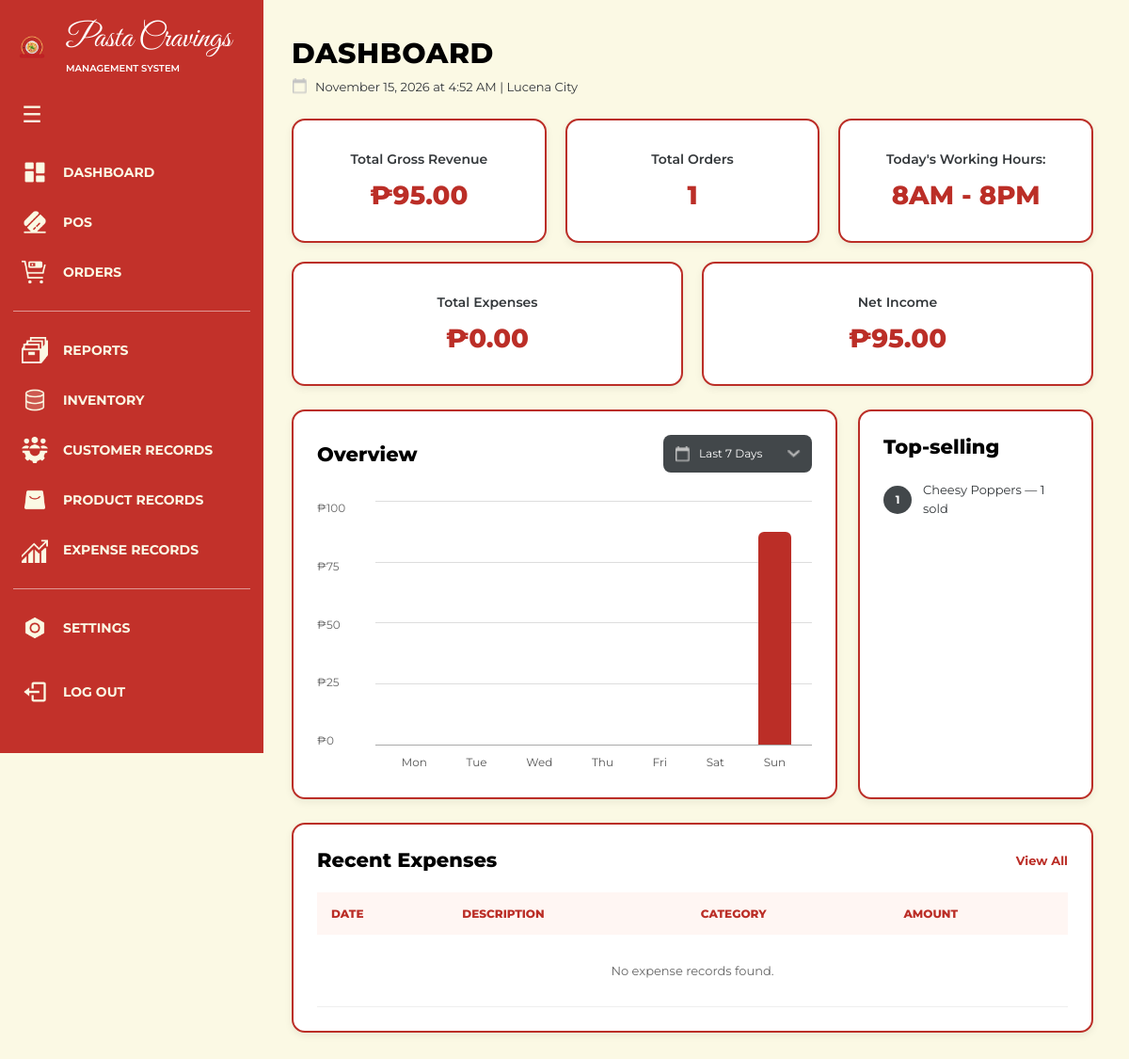
The app's page /dashboard/ (signed in), older data.
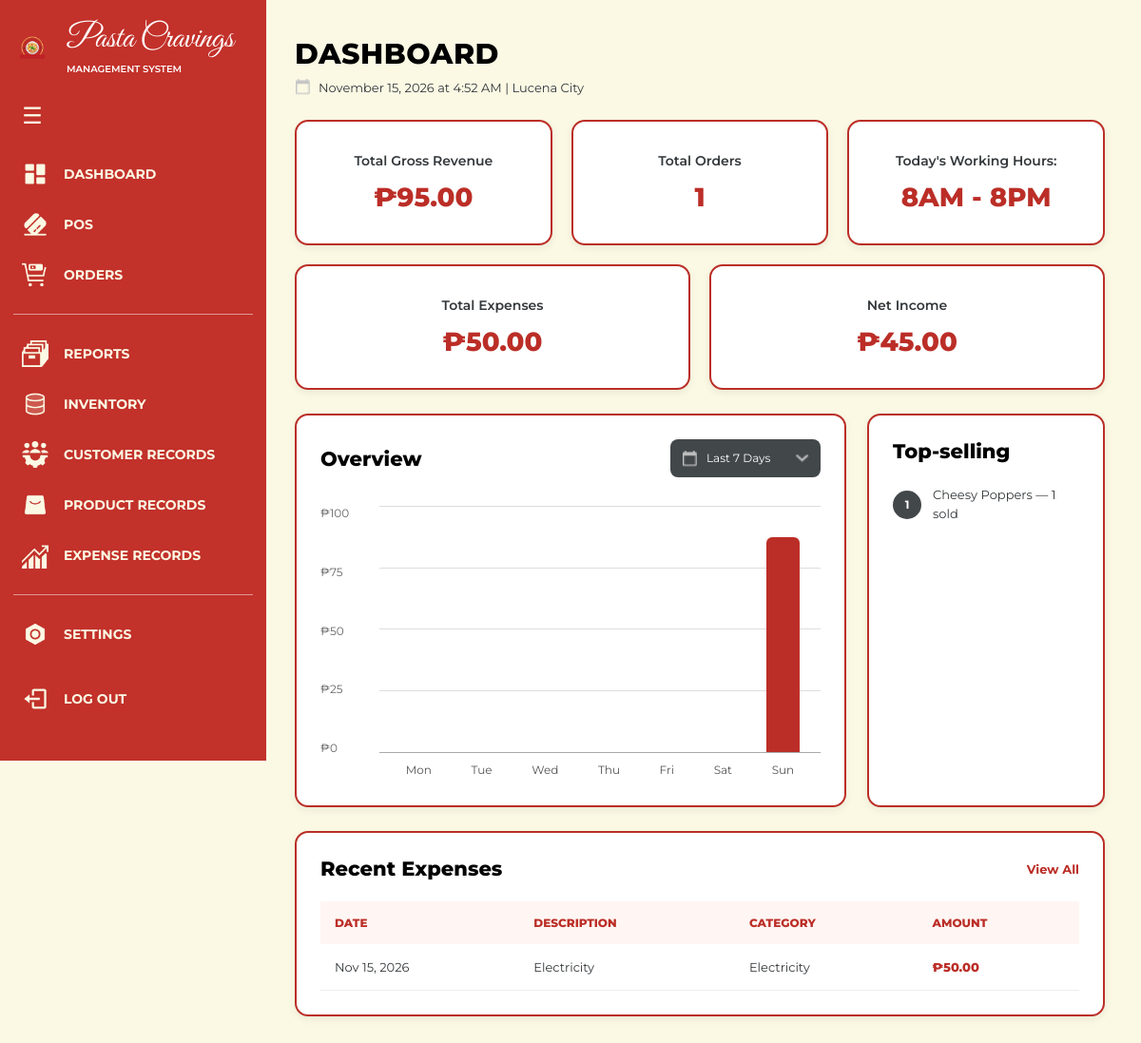
The same page, newer data.
### apps/expenses/models.py (models this page shows, shortened)
class Expense(models.Model):
    class Category(models.TextChoices):
        INGREDIENTS = "Ingredients", "Ingredients"
        PACKAGING = "Packaging", "Packaging"
        ELECTRICITY = "Electricity", "Electricity"
        DRINKS = "Drinks", "Drinks"
        OTHER = "Other", "Other"
    description = models.CharField(max_length=200)
    category = models.CharField(
        max_length=30,
        choices=Category.choices,
        default=Category.OTHER,
    )
    amount = models.DecimalField(
        max_digits=10,
        decimal_places=2,
    )
    expense_date = models.DateField(default=timezone.localdate)
    created_at = models.DateTimeField(auto_now_add=True)
    class Meta:
        ordering = ["-expense_date", "-id"]

### apps/dashboard/views.py (the view)
# urls.py: path("", views.dashboard_view, name="dashboard"),
@admin_required
def dashboard_view(request):
    today = timezone.localdate()
    start_date = today - timedelta(days=6)
    totals = Order.objects.aggregate(
        revenue=Sum("subtotal"),
        orders=Count("id"),
    )
    total_revenue = totals["revenue"] or Decimal("0.00")
    expense_totals = Expense.objects.aggregate(
        total=Sum("amount"),
    )
    total_expenses = expense_totals["total"] or Decimal("0.00")
    net_income = total_revenue - total_expenses
    recent_expenses = Expense.objects.order_by(
        "-expense_date", "-id"
    )[:5]
    daily_sales = {
        start_date + timedelta(days=i): Decimal("0.00")
        for i in range(7)
    }
    months = []
    for i in range(5, -1, -1):
        month_index = today.year * 12 + today.month - 1 - i
        year, month = divmod(month_index, 12)
        months.append((year, month + 1))
    monthly_sales = {
        month: Decimal("0.00")
        for month in months
    }
    first_month = months[0]
    monthly_start = today.replace(
        year=first_month[0],
        month=first_month[1],
        day=1,
    )
    orders = Order.objects.filter(
        order_date__date__range=(monthly_start, today)
    ).values("order_date", "subtotal")
    for order in orders:
        order_date = order["order_date"]
        if timezone.is_aware(order_date):
            order_date = timezone.localtime(order_date)
        day = order_date.date()
        month_key = (day.year, day.month)
        if day in daily_sales:
            daily_sales[day] += order["subtotal"]
        if month_key in monthly_sales:
            monthly_sales[month_key] += order["subtotal"]
    chart_data = [
        {
            "label": day.strftime("%a"),
            "date": day.strftime("%b %d"),
            "value": float(amount),
        }
        for day, amount in daily_sales.items()
    ]
    monthly_chart_data = [
        {
            "label": f"{year}-{month:02d}",
            "date": f"{month:02d}/{year}",
            "value": float(amount),
        }
        for (year, month), amount in monthly_sales.items()
    ]
    top_selling = (
        OrderItem.objects
        .values("product_name")
        .annotate(total_quantity=Sum("quantity"))
        .order_by("-total_quantity")[:10]
    )
    dashboard_data = {
        "revenue": float(total_revenue),
        "total_orders": totals["orders"],
        "chart": chart_data,
        "monthly_chart": monthly_chart_data,
        "top_selling": list(top_selling),
    }
    return render(request, "dashboard.html", {
        "dashboard_data": dashboard_data,
        "total_expenses": total_expenses,
        "net_income": net_income,
        "recent_expenses": recent_expenses,
    })

### apps/accounts/views.py (called while the page is built)
def admin_required(view_func):
    return user_passes_test(
        lambda user: user.is_superuser,
        login_url="pos:pos"
    )(view_func)

### templates/dashboard.html (shortened to what this page needs)
{% extends "base.html" %}
{% load static %}
{% block extra_css %}
<link rel="stylesheet" href="{% static 'css/dashboard.css' %}">
{% endblock %}
{% block navbar %}
    {% include "components/navbar_database.html" %}
{% endblock %}
{% block content %}
<main class="main">
    <section class="page-heading">
        <h1 class="page-title">DASHBOARD</h1>
        <p class="page-date">
            <img src="{% static 'icons/calendar.png' %}" alt="" class="calendar-icon">
            <span id="date"></span>
        </p>
    </section>
    <section class="stats">
        <article class="card stat">
            <p class="label">Total Gross Revenue</p>
            <p class="value" id="revenue">₱0.00</p>
        </article>
        <article class="card stat">
            <p class="label">Total Orders</p>
            <p class="value" id="totalOrders">0</p>
        </article>
        <article class="card stat">
            <p class="label">Today's Working Hours:</p>
            <p class="value">8AM - 8PM</p>
        </article>
        <article class="card stat">
            <p class="label">Total Expenses</p>
            <p class="value">₱{{ total_expenses|floatformat:2 }}</p>
        </article>
        <article class="card stat">
            <p class="label">Net Income</p>
            <p class="value">₱{{ net_income|floatformat:2 }}</p>
        </article>
    </section>
    <section class="lower">
        <article class="card overview-card">
            <div class="overview-head">
                <h2>Overview</h2>
                <div class="range-wrapper">
                    <img
                        src="{% static 'icons/calendar.png' %}"
                        alt=""
                        class="range-calendar"
                    >
                    <select class="range" id="chartRange" aria-label="Select chart range">
                        <option value="week">Last 7 Days</option>
                    </select>
                    <img
                        src="{% static 'icons/arrow_drop_down_date.png' %}"
                        alt=""
                        class="range-arrow"
                    >
                </div>
            </div>
            <div class="chart">
                <div class="y-axis" id="yAxis"></div>
                <div class="plot">
                    <div class="gridlines">
                        <div class="bars" id="bars"></div>
                    </div>
                    <div class="x-axis" id="xAxis"></div>
                </div>
            </div>
        </article>
        <aside class="card top">
            <h2>Top-selling</h2>
            <ol id="topList"></ol>
        </aside>
    </section>
    <section class="card recent-expenses">
        <div class="recent-expenses-heading">
            <h2>Recent Expenses</h2>
            <a href="{% url 'expenses:expenses' %}">View All</a>
        </div>
        <div class="recent-expenses-table">
            <table>
                <thead>
                    <tr>
                        <th>Date</th>
                        <th>Description</th>
                        <th>Category</th>
                        <th>Amount</th>
                    </tr>
                </thead>
                <tbody>
                    {% for expense in recent_expenses %}
                    <tr>
                        <td>{{ expense.expense_date|date:"M d, Y" }}</td>
                        <td>{{ expense.description }}</td>
                        <td>{{ expense.get_category_display }}</td>
                        <td class="expense-amount">
                            ₱{{ expense.amount|floatformat:2 }}
                        </td>
                    </tr>
                    {% empty %}
                    <tr>
                        <td colspan="4" class="no-expenses">
                            No expense records found.
                        </td>
                    </tr>
                    {% endfor %}
                </tbody>
            </table>
        </div>
    </section>
</main>
{% endblock %}

Row changes from the older to the newer data that the page shows:
added Expense: expense_date "Nov 15, 2026", description "Electricity", category "Electricity", amount "50.00"
Text that changed along with them:
{{ total_expenses|floatformat:2 }}: "0.00" → "50.00"
{{ net_income|floatformat:2 }}: "95.00" → "45.00"
text no longer shown: "No expense records found."
